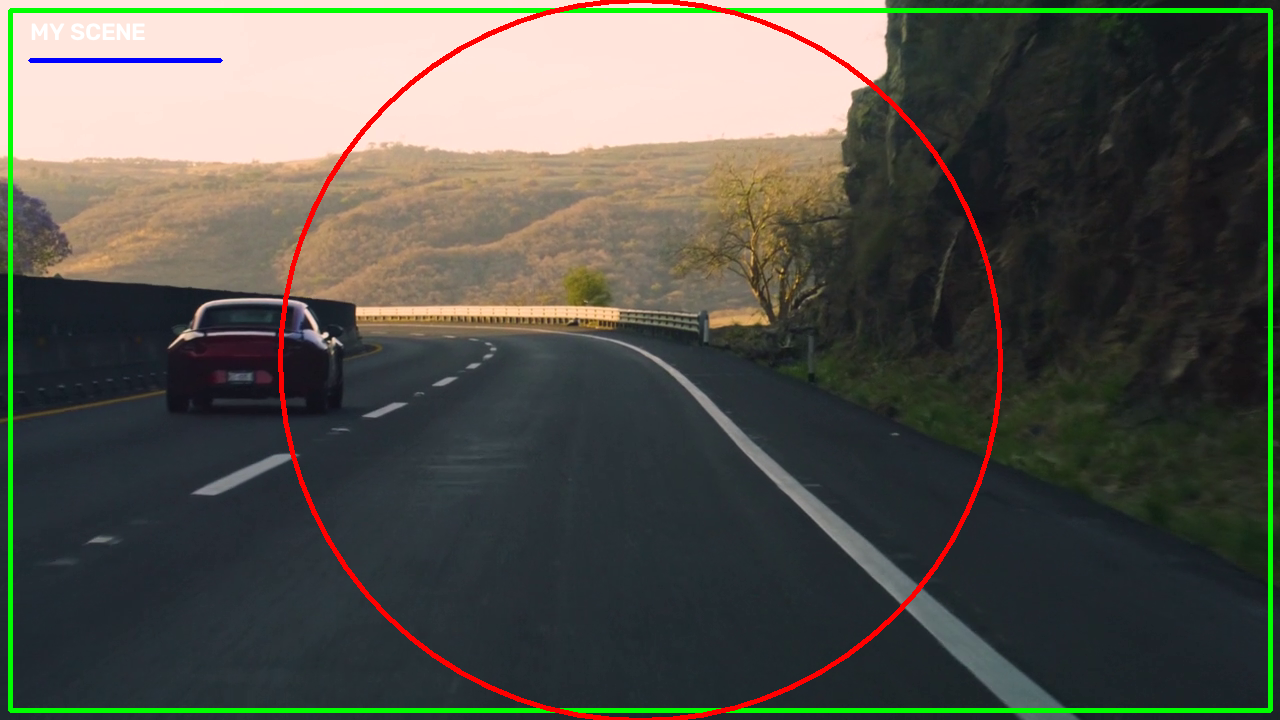
#> input picture output/photo.png, 1280 x 720 px
$ python draw.py
#> lines starting #> are read from the running program, lines starting #| are printed output that depends on the picture; after the words box and inside, x2 and y2 are one past the last pixel; in counts of white or black regions, pixels touching at a corner belong together
from pathlib import Path
import cv2


color = cv2.imread('output/photo.png')
#> color is the input picture: shape (720, 1280, 3); mean B, G, R 75.7, 84.3, 84.4

if color is None:
    # if image doesn't exist than add process
    raise FileNotFoundError('road.jpg')

result = color.copy()
result = cv2.line(result, (30,60), (220,60), (255,0,0), 3)
result = cv2.rectangle(result, (80,90), (300,250), (0,255,0), 3)
result = cv2.circle(result, (190,170), 30, (0,0,255), 3)
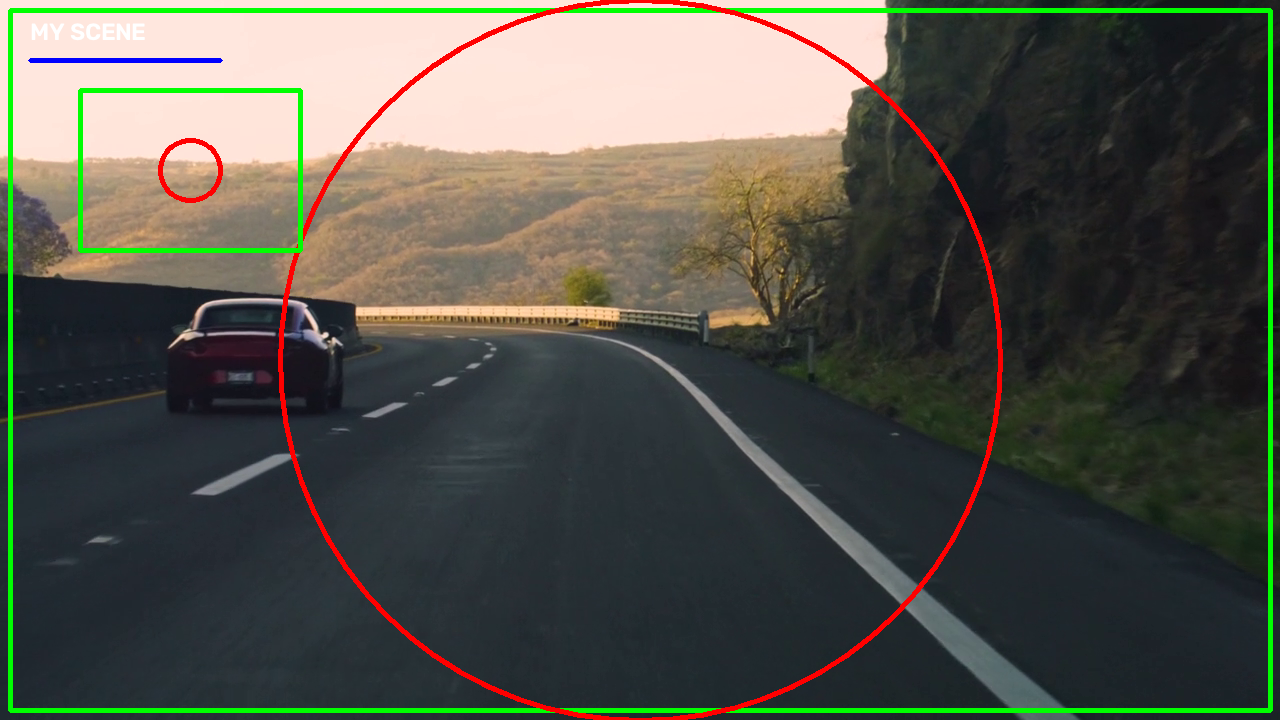
#> result: shape (720, 1280, 3); mean B, G, R 74.9, 84.4, 83.6

result = cv2.putText(result, 'MY SCENE', (30,40),
                     cv2.FONT_HERSHEY_SIMPLEX, 0.8,
                     (255,255,255), 2, cv2.LINE_AA)
#> result: shape (720, 1280, 3); 0.12% of pixels changed, all inside (x1, y1, x2, y2) = (31, 21, 159, 43)


print(result.shape)
#| (720, 1280, 3)
cv2.imshow('RESULT',result)
cv2.waitKey(0)
cv2.destroyAllWindows()
